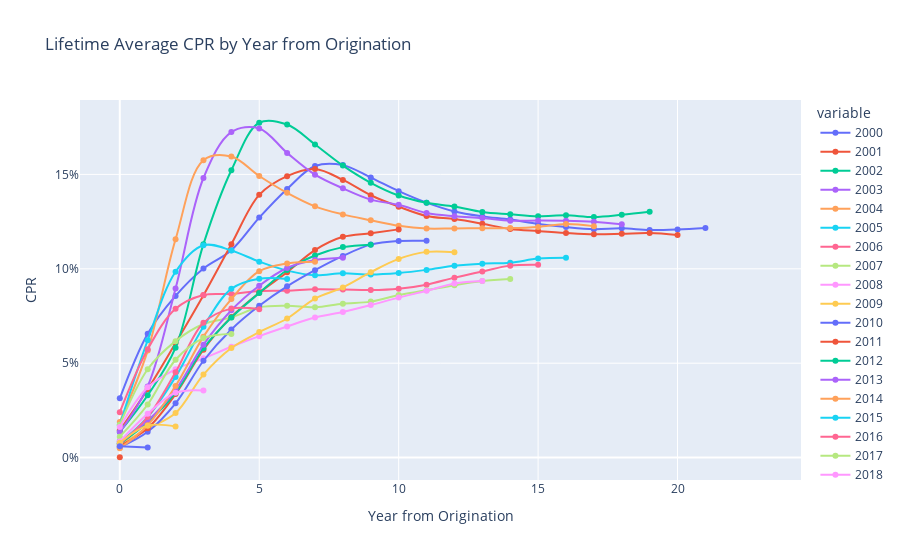

Source (notebook cell):
### Code cell
import plotly.express as px

fig = px.line(lifetime_cprs.transpose(), line_shape= 'spline', title="Lifetime Average CPR by Year from Origination", markers=True)
fig.update_layout(yaxis_title='CPR', xaxis_title= 'Year from Origination', yaxis=dict(tickformat='0.0%'))

### Figure 1 — Plotly figure (JSON) as saved in the notebook; plotly's stock layout.template omitted (floating-point values rounded to 4 significant figures)
{"data": [{"hovertemplate": "variable=2000<br>index=%{x}<br>value=%{y}<extra></extra>", "legendgroup": "2000", "line": {"color": "#636efa", "dash": "solid", "shape": "spline"}, "marker": {"symbol": "circle"}, "mode": "lines+markers", "name": "2000", "orientation": "v", "showlegend": true, "type": "scatter", "x": [0, 1, 2, 3, 4, 5, 6, 7, 8, 9, 10, 11, 12, 13, 14, 15, 16, 17, 18, 19, 20, 21, 22, 23], "xaxis": "x", "y": [0.03138, 0.06565, 0.08565, 0.1002, 0.1098, 0.1271, 0.1423, 0.1544, 0.1549, 0.1483, 0.1411, 0.135, 0.1303, 0.1278, 0.1261, 0.1238, 0.1221, 0.121, 0.1214, 0.1205, 0.1208, 0.1216, null, null], "yaxis": "y"}, {"hovertemplate": "variable=2001<br>index=%{x}<br>value=%{y}<extra></extra>", "legendgroup": "2001", "line": {"color": "#EF553B", "dash": "solid", "shape": "spline"}, "marker": {"symbol": "circle"}, "mode": "lines+markers", "name": "2001", "orientation": "v", "showlegend": true, "type": "scatter", "x": [0, 1, 2, 3, 4, 5, 6, 7, 8, 9, 10, 11, 12, 13, 14, 15, 16, 17, 18, 19, 20, 21, 22, 23], "xaxis": "x", "y": [0.01444, 0.03617, 0.06066, 0.08601, 0.113, 0.1392, 0.1491, 0.1528, 0.1471, 0.1389, 0.1329, 0.128, 0.1263, 0.1239, 0.1211, 0.12, 0.119, 0.1183, 0.1185, 0.1189, 0.1179, null, null, null], "yaxis": "y"}, {"hovertemplate": "variable=2002<br>index=%{x}<br>value=%{y}<extra></extra>", "legendgroup": "2002", "line": {"color": "#00cc96", "dash": "solid", "shape": "spline"}, "marker": {"symbol": "circle"}, "mode": "lines+markers", "name": "2002", "orientation": "v", "showlegend": true, "type": "scatter", "x": [0, 1, 2, 3, 4, 5, 6, 7, 8, 9, 10, 11, 12, 13, 14, 15, 16, 17, 18, 19, 20, 21, 22, 23], "xaxis": "x", "y": [0.01359, 0.03302, 0.05819, 0.113, 0.1522, 0.1774, 0.1764, 0.1659, 0.1547, 0.1456, 0.1388, 0.1349, 0.133, 0.1301, 0.1289, 0.1278, 0.1283, 0.1274, 0.1286, 0.1302, null, null, null, null], "yaxis": "y"}, {"hovertemplate": "variable=2003<br>index=%{x}<br>value=%{y}<extra></extra>", "legendgroup": "2003", "line": {"color": "#ab63fa", "dash": "solid", "shape": "spline"}, "marker": {"symbol": "circle"}, "mode": "lines+markers", "name": "2003", "orientation": "v", "showlegend": true, "type": "scatter", "x": [0, 1, 2, 3, 4, 5, 6, 7, 8, 9, 10, 11, 12, 13, 14, 15, 16, 17, 18, 19, 20, 21, 22, 23], "xaxis": "x", "y": [0.01352, 0.0377, 0.08961, 0.1481, 0.1724, 0.1743, 0.1614, 0.1499, 0.1426, 0.1366, 0.1339, 0.1296, 0.1279, 0.1269, 0.1255, 0.1255, 0.1254, 0.1249, 0.1235, null, null, null, null, null], "yaxis": "y"}, {"hovertemplate": "variable=2004<br>index=%{x}<br>value=%{y}<extra></extra>", "legendgroup": "2004", "line": {"color": "#FFA15A", "dash": "solid", "shape": "spline"}, "marker": {"symbol": "circle"}, "mode": "lines+markers", "name": "2004", "orientation": "v", "showlegend": true, "type": "scatter", "x": [0, 1, 2, 3, 4, 5, 6, 7, 8, 9, 10, 11, 12, 13, 14, 15, 16, 17, 18, 19, 20, 21, 22, 23], "xaxis": "x", "y": [0.0189, 0.05666, 0.1156, 0.1575, 0.1595, 0.1492, 0.1402, 0.1331, 0.1288, 0.1257, 0.1228, 0.1213, 0.1214, 0.1214, 0.1216, 0.1222, 0.1237, 0.1226, null, null, null, null, null, null], "yaxis": "y"}, {"hovertemplate": "variable=2005<br>index=%{x}<br>value=%{y}<extra></extra>", "legendgroup": "2005", "line": {"color": "#19d3f3", "dash": "solid", "shape": "spline"}, "marker": {"symbol": "circle"}, "mode": "lines+markers", "name": "2005", "orientation": "v", "showlegend": true, "type": "scatter", "x": [0, 1, 2, 3, 4, 5, 6, 7, 8, 9, 10, 11, 12, 13, 14, 15, 16, 17, 18, 19, 20, 21, 22, 23], "xaxis": "x", "y": [0.01727, 0.06214, 0.09843, 0.1125, 0.1097, 0.1038, 0.09904, 0.09657, 0.09758, 0.09695, 0.09776, 0.09942, 0.1016, 0.1027, 0.1032, 0.1054, 0.1058, null, null, null, null, null, null, null], "yaxis": "y"}, {"hovertemplate": "variable=2006<br>index=%{x}<br>value=%{y}<extra></extra>", "legendgroup": "2006", "line": {"color": "#FF6692", "dash": "solid", "shape": "spline"}, "marker": {"symbol": "circle"}, "mode": "lines+markers", "name": "2006", "orientation": "v", "showlegend": true, "type": "scatter", "x": [0, 1, 2, 3, 4, 5, 6, 7, 8, 9, 10, 11, 12, 13, 14, 15, 16, 17, 18, 19, 20, 21, 22, 23], "xaxis": "x", "y": [0.02405, 0.05739, 0.07881, 0.08611, 0.08665, 0.08817, 0.08839, 0.08913, 0.089, 0.08873, 0.08944, 0.0916, 0.09531, 0.0986, 0.1017, 0.1021, null, null, null, null, null, null, null, null], "yaxis": "y"}, {"hovertemplate": "variable=2007<br>index=%{x}<br>value=%{y}<extra></extra>", "legendgroup": "2007", "line": {"color": "#B6E880", "dash": "solid", "shape": "spline"}, "marker": {"symbol": "circle"}, "mode": "lines+markers", "name": "2007", "orientation": "v", "showlegend": true, "type": "scatter", "x": [0, 1, 2, 3, 4, 5, 6, 7, 8, 9, 10, 11, 12, 13, 14, 15, 16, 17, 18, 19, 20, 21, 22, 23], "xaxis": "x", "y": [0.01733, 0.04677, 0.06168, 0.07074, 0.07427, 0.07965, 0.08045, 0.07961, 0.08152, 0.08261, 0.08612, 0.08859, 0.09132, 0.09352, 0.09465, null, null, null, null, null, null, null, null, null], "yaxis": "y"}, {"hovertemplate": "variable=2008<br>index=%{x}<br>value=%{y}<extra></extra>", "legendgroup": "2008", "line": {"color": "#FF97FF", "dash": "solid", "shape": "spline"}, "marker": {"symbol": "circle"}, "mode": "lines+markers", "name": "2008", "orientation": "v", "showlegend": true, "type": "scatter", "x": [0, 1, 2, 3, 4, 5, 6, 7, 8, 9, 10, 11, 12, 13, 14, 15, 16, 17, 18, 19, 20, 21, 22, 23], "xaxis": "x", "y": [0.0162, 0.03724, 0.0468, 0.05257, 0.0587, 0.06433, 0.06943, 0.0742, 0.07716, 0.08078, 0.08473, 0.08832, 0.09221, 0.09352, null, null, null, null, null, null, null, null, null, null], "yaxis": "y"}, {"hovertemplate": "variable=2009<br>index=%{x}<br>value=%{y}<extra></extra>", "legendgroup": "2009", "line": {"color": "#FECB52", "dash": "solid", "shape": "spline"}, "marker": {"symbol": "circle"}, "mode": "lines+markers", "name": "2009", "orientation": "v", "showlegend": true, "type": "scatter", "x": [0, 1, 2, 3, 4, 5, 6, 7, 8, 9, 10, 11, 12, 13, 14, 15, 16, 17, 18, 19, 20, 21, 22, 23], "xaxis": "x", "y": [0.006869, 0.01529, 0.02358, 0.04396, 0.05803, 0.06646, 0.07367, 0.08425, 0.09014, 0.09819, 0.1053, 0.109, 0.1088, null, null, null, null, null, null, null, null, null, null, null], "yaxis": "y"}, {"hovertemplate": "variable=2010<br>index=%{x}<br>value=%{y}<extra></extra>", "legendgroup": "2010", "line": {"color": "#636efa", "dash": "solid", "shape": "spline"}, "marker": {"symbol": "circle"}, "mode": "lines+markers", "name": "2010", "orientation": "v", "showlegend": true, "type": "scatter", "x": [0, 1, 2, 3, 4, 5, 6, 7, 8, 9, 10, 11, 12, 13, 14, 15, 16, 17, 18, 19, 20, 21, 22, 23], "xaxis": "x", "y": [0.005448, 0.01368, 0.02872, 0.0513, 0.06787, 0.08044, 0.09071, 0.09926, 0.1068, 0.1128, 0.1147, 0.1148, null, null, null, null, null, null, null, null, null, null, null, null], "yaxis": "y"}, {"hovertemplate": "variable=2011<br>index=%{x}<br>value=%{y}<extra></extra>", "legendgroup": "2011", "line": {"color": "#EF553B", "dash": "solid", "shape": "spline"}, "marker": {"symbol": "circle"}, "mode": "lines+markers", "name": "2011", "orientation": "v", "showlegend": true, "type": "scatter", "x": [0, 1, 2, 3, 4, 5, 6, 7, 8, 9, 10, 11, 12, 13, 14, 15, 16, 17, 18, 19, 20, 21, 22, 23], "xaxis": "x", "y": [0.006173, 0.01551, 0.03362, 0.05715, 0.07452, 0.08725, 0.09819, 0.1099, 0.1169, 0.1188, 0.1209, null, null, null, null, null, null, null, null, null, null, null, null, null], "yaxis": "y"}, {"hovertemplate": "variable=2012<br>index=%{x}<br>value=%{y}<extra></extra>", "legendgroup": "2012", "line": {"color": "#00cc96", "dash": "solid", "shape": "spline"}, "marker": {"symbol": "circle"}, "mode": "lines+markers", "name": "2012", "orientation": "v", "showlegend": true, "type": "scatter", "x": [0, 1, 2, 3, 4, 5, 6, 7, 8, 9, 10, 11, 12, 13, 14, 15, 16, 17, 18, 19, 20, 21, 22, 23], "xaxis": "x", "y": [0.007246, 0.01865, 0.03435, 0.05786, 0.07418, 0.08719, 0.09938, 0.107, 0.1115, 0.1128, null, null, null, null, null, null, null, null, null, null, null, null, null, null], "yaxis": "y"}, {"hovertemplate": "variable=2013<br>index=%{x}<br>value=%{y}<extra></extra>", "legendgroup": "2013", "line": {"color": "#ab63fa", "dash": "solid", "shape": "spline"}, "marker": {"symbol": "circle"}, "mode": "lines+markers", "name": "2013", "orientation": "v", "showlegend": true, "type": "scatter", "x": [0, 1, 2, 3, 4, 5, 6, 7, 8, 9, 10, 11, 12, 13, 14, 15, 16, 17, 18, 19, 20, 21, 22, 23], "xaxis": "x", "y": [0.008613, 0.01951, 0.03591, 0.0598, 0.07803, 0.09103, 0.1004, 0.1046, 0.1059, null, null, null, null, null, null, null, null, null, null, null, null, null, null, null], "yaxis": "y"}, {"hovertemplate": "variable=2014<br>index=%{x}<br>value=%{y}<extra></extra>", "legendgroup": "2014", "line": {"color": "#FFA15A", "dash": "solid", "shape": "spline"}, "marker": {"symbol": "circle"}, "mode": "lines+markers", "name": "2014", "orientation": "v", "showlegend": true, "type": "scatter", "x": [0, 1, 2, 3, 4, 5, 6, 7, 8, 9, 10, 11, 12, 13, 14, 15, 16, 17, 18, 19, 20, 21, 22, 23], "xaxis": "x", "y": [0.004941, 0.01713, 0.03796, 0.06407, 0.08398, 0.09872, 0.1028, 0.1037, null, null, null, null, null, null, null, null, null, null, null, null, null, null, null, null], "yaxis": "y"}, {"hovertemplate": "variable=2015<br>index=%{x}<br>value=%{y}<extra></extra>", "legendgroup": "2015", "line": {"color": "#19d3f3", "dash": "solid", "shape": "spline"}, "marker": {"symbol": "circle"}, "mode": "lines+markers", "name": "2015", "orientation": "v", "showlegend": true, "type": "scatter", "x": [0, 1, 2, 3, 4, 5, 6, 7, 8, 9, 10, 11, 12, 13, 14, 15, 16, 17, 18, 19, 20, 21, 22, 23], "xaxis": "x", "y": [0.007615, 0.02152, 0.04275, 0.06933, 0.08939, 0.09475, 0.09456, null, null, null, null, null, null, null, null, null, null, null, null, null, null, null, null, null], "yaxis": "y"}, {"hovertemplate": "variable=2016<br>index=%{x}<br>value=%{y}<extra></extra>", "legendgroup": "2016", "line": {"color": "#FF6692", "dash": "solid", "shape": "spline"}, "marker": {"symbol": "circle"}, "mode": "lines+markers", "name": "2016", "orientation": "v", "showlegend": true, "type": "scatter", "x": [0, 1, 2, 3, 4, 5, 6, 7, 8, 9, 10, 11, 12, 13, 14, 15, 16, 17, 18, 19, 20, 21, 22, 23], "xaxis": "x", "y": [0.007398, 0.02148, 0.04523, 0.07143, 0.07891, 0.07861, null, null, null, null, null, null, null, null, null, null, null, null, null, null, null, null, null, null], "yaxis": "y"}, {"hovertemplate": "variable=2017<br>index=%{x}<br>value=%{y}<extra></extra>", "legendgroup": "2017", "line": {"color": "#B6E880", "dash": "solid", "shape": "spline"}, "marker": {"symbol": "circle"}, "mode": "lines+markers", "name": "2017", "orientation": "v", "showlegend": true, "type": "scatter", "x": [0, 1, 2, 3, 4, 5, 6, 7, 8, 9, 10, 11, 12, 13, 14, 15, 16, 17, 18, 19, 20, 21, 22, 23], "xaxis": "x", "y": [0.0111, 0.02812, 0.05183, 0.0633, 0.06546, null, null, null, null, null, null, null, null, null, null, null, null, null, null, null, null, null, null, null], "yaxis": "y"}, {"hovertemplate": "variable=2018<br>index=%{x}<br>value=%{y}<extra></extra>", "legendgroup": "2018", "line": {"color": "#FF97FF", "dash": "solid", "shape": "spline"}, "marker": {"symbol": "circle"}, "mode": "lines+markers", "name": "2018", "orientation": "v", "showlegend": true, "type": "scatter", "x": [0, 1, 2, 3, 4, 5, 6, 7, 8, 9, 10, 11, 12, 13, 14, 15, 16, 17, 18, 19, 20, 21, 22, 23], "xaxis": "x", "y": [0.008521, 0.0232, 0.03434, 0.03558, null, null, null, null, null, null, null, null, null, null, null, null, null, null, null, null, null, null, null, null], "yaxis": "y"}, {"hovertemplate": "variable=2019<br>index=%{x}<br>value=%{y}<extra></extra>", "legendgroup": "2019", "line": {"color": "#FECB52", "dash": "solid", "shape": "spline"}, "marker": {"symbol": "circle"}, "mode": "lines+markers", "name": "2019", "orientation": "v", "showlegend": true, "type": "scatter", "x": [0, 1, 2, 3, 4, 5, 6, 7, 8, 9, 10, 11, 12, 13, 14, 15, 16, 17, 18, 19, 20, 21, 22, 23], "xaxis": "x", "y": [0.007893, 0.01692, 0.01649, null, null, null, null, null, null, null, null, null, null, null, null, null, null, null, null, null, null, null, null, null], "yaxis": "y"}, {"hovertemplate": "variable=2020<br>index=%{x}<br>value=%{y}<extra></extra>", "legendgroup": "2020", "line": {"color": "#636efa", "dash": "solid", "shape": "spline"}, "marker": {"symbol": "circle"}, "mode": "lines+markers", "name": "2020", "orientation": "v", "showlegend": true, "type": "scatter", "x": [0, 1, 2, 3, 4, 5, 6, 7, 8, 9, 10, 11, 12, 13, 14, 15, 16, 17, 18, 19, 20, 21, 22, 23], "xaxis": "x", "y": [0.006047, 0.005283, null, null, null, null, null, null, null, null, null, null, null, null, null, null, null, null, null, null, null, null, null, null], "yaxis": "y"}, {"hovertemplate": "variable=2021<br>index=%{x}<br>value=%{y}<extra></extra>", "legendgroup": "2021", "line": {"color": "#EF553B", "dash": "solid", "shape": "spline"}, "marker": {"symbol": "circle"}, "mode": "lines+markers", "name": "2021", "orientation": "v", "showlegend": true, "type": "scatter", "x": [0, 1, 2, 3, 4, 5, 6, 7, 8, 9, 10, 11, 12, 13, 14, 15, 16, 17, 18, 19, 20, 21, 22, 23], "xaxis": "x", "y": [0.0001768, null, null, null, null, null, null, null, null, null, null, null, null, null, null, null, null, null, null, null, null, null, null, null], "yaxis": "y"}], "layout": {"legend": {"title": {"text": "variable"}, "tracegroupgap": 0}, "title": {"text": "Lifetime Average CPR by Year from Origination"}, "xaxis": {"anchor": "y", "domain": [0, 1], "title": {"text": "Year from Origination"}}, "yaxis": {"anchor": "x", "domain": [0, 1], "tickformat": "0.0%", "title": {"text": "CPR"}}}}
